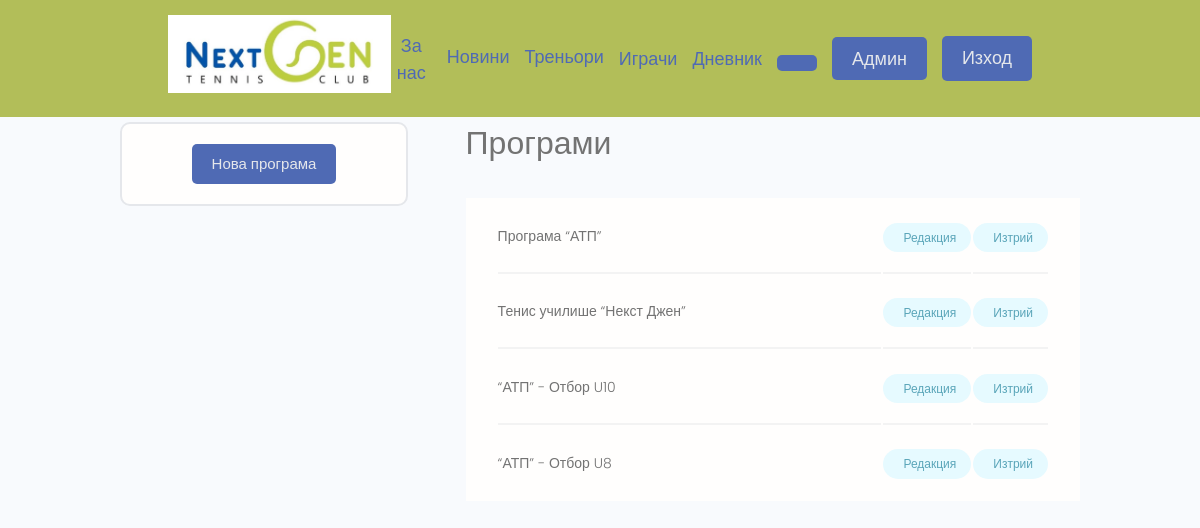
/programs/programs-admin (signed in), run on the app's committed database.
### programs/models.py (models this page shows)
class Program(models.Model):
    name = models.CharField(max_length =200)
    image = models.ImageField(null=True, blank=True, upload_to='programs', default="programs/default.jpg")
    description = models.TextField(null=True, blank=True)
    created = models.DateTimeField(auto_now_add=True)
    id = models.UUIDField(primary_key=True, default=uuid.uuid4, unique=True, editable=False)
    def __str__(self) -> str:
        return self.name
    class Meta:
        ordering = ['name']

### programs/views.py (the view)
# urls.py: path('programs-admin', views.programsAdmin, name='programs-admin'),
@login_required(login_url='login')
@user_passes_test(lambda u: u.is_staff)
def programsAdmin(request):
    programs = Program.objects.all
    context = {'programs' : programs}
    return render(request, 'programs/programs-admin.html', context)

### programs/templates/programs/programs-admin.html (shortened to what this page needs)
{% extends 'main.html' %}
{% block content %}
<div class="container">
    <div class="layout">
      <div class="column column--1of3">
        <div class="card text-center">
            <div class="card__body dev">
                <a class="btn btn--sub btn--md" href="{% url 'create-program' %}">Нова програма</a>
              </div>
        </div>
      </div>
      <div class="column column--2of3">
        <h3>Програми</h3>
        <table class="settings__table">
            {% for p in programs %}
            <tr>
            <td class="settings__tableInfo">
                <p>
                {{p}}
                </p>
            </td>
            <td class="settings__tableActions">
                <a class="tag tag--pill tag--main settings__btn" href="{% url 'edit-program' p.id %}">Редакция</a>
            </td>
            <td class="settings__tableActions">
                <a class="tag tag--pill tag--main settings__btn" href="{% url 'delete-program' p.id %}">Изтрий</a>
            </td>
            </tr>
            {% endfor %}
        </table>
      </div>
    </div>
</div>
{% endblock content %}

### static/styles/app.css (style rules this page uses)
:root { --color-sub: #b2be59; --color-menu: rgb(79, 106, 180); --color-message: rgb(66, 66, 66); }
.btn--sub { background-color: var(--color-menu); color: var(--color-light) !important; }
.card { border: 2px solid var(--color-light); }
.settings__table { margin-top: 3rem; margin-bottom: 5rem; padding: 0 3rem; background: var(--color-white); }
.settings__table tr { width: 100%; }
.settings__table tr > td { padding: 2rem 0; }
.settings__table tr:not(:last-child) td { border-bottom: 2px solid var(--color-white-light); }
.settings__tableInfo { width: 100%; }
.settings__tableInfo p { font-size: 1.4rem; }
.settings__tableActions { text-align: right; }

### static/slider/slider.css (style rules this page uses)
* { box-sizing:border-box }

### static/uikit/styles/modules/_variables.css (style rules this page uses)
:root { --color-main: #5aa5b9; --color-main-light: #e6faff; --color-sub: #3f4156; --color-sub-light: #51546e; --color-sub-lighter: #ededfd; --color-text: #737373; --color-gray: #8b8b8b; --color-light: #e5e7eb; --color-light-gray: #767676; --color-bg: #f8fafd; --color-white: #fffefd; --color-white-light: #f3f3f3; --color-success: #359e64; --color-success-bg: #def8e8; --color-error: #fc4b0b; --color-error-bg: #fff2ee; --font-base: 'Poppins', arial, helvetica, 'Segoe UI', roboto, ubuntu, sans-serif; --font-monospace: 'Fira Code', 'Courier New', courier, monospace; --font-regular: 300; --font-medium: 500; --font-bold: 700; --generic-shadow: 1px 1px 5px #00000010; --generic-transition: all 0.3s ease-in-out; }

### static/uikit/styles/modules/_base.css (style rules this page uses)
* { margin: 0; padding: 0; box-sizing: border-box; text-rendering: optimizeLegibility; color: inherit; font-size: inherit; }
html { font-size: 50%; }
@media only screen and (min-width: 480px) { html { font-size: 56.25%; } }
@media only screen and (min-width: 1200px) { html { font-size: 62.5%; } }
body { line-height: 1.6; font-weight: 400; font-size: 1.5rem; color: var(--color-text); background-color: var(--color-bg); min-height: 100vh; }

### static/uikit/styles/modules/_typography.css (style rules this page uses)
* { font-family: var(--font-base); }
h3 { font-size: 3.2rem; font-weight: var(--font-medium); }
p, span, strong { font-size: 1.6rem; color: var(--color-text); font-weight: var(--font-regular); }
a { padding-bottom: 2px; text-decoration: none; display: inline-block; color: var(--color-main); font-weight: var(--font-medium); }

### static/uikit/styles/modules/_utilities.css (style rules this page uses)
.container { width: 92%; max-width: 165rem; margin: 0 auto; box-sizing: border-box; }
@media screen and (min-width: 1000px) { .container { width: 90%; } }
@media screen and (min-width: 1200px) { .container { width: 80%; } }
.text-center { text-align: center; }

### static/uikit/styles/modules/_button.css (style rules this page uses)
.btn { display: inline-block; position: relative; cursor: pointer; background-color: var(--color-light); font-weight: var(--font-medium); color: var(--color-sub); text-decoration: none; padding: 1rem 2rem; border-radius: 0.5rem; border: none; width: -webkit-fit-content; width: -moz-fit-content; width: fit-content; height: -webkit-fit-content; height: -moz-fit-content; height: fit-content; font-size: 1.6rem; outline-width: 0; outline-color: transparent; -webkit-backface-visibility: hidden; backface-visibility: hidden; transition: all 0.3s ease-in-out; }
.btn--sub { background-color: var(--color-sub); color: var(--color-white); }
.btn--md { font-size: 1.5rem; padding: 0.8rem 2rem; }

### static/uikit/styles/modules/_card.css (style rules this page uses)
.card { border-radius: 1rem; background-color: var(--color-white); border: 1.5px solid var(--color-light); width: auto; height: auto; margin-top: 0.5rem; margin-bottom: 0.5rem; overflow: hidden; }
.card__body, .card__header { padding: 2rem 2.5rem; }

### static/uikit/styles/modules/_tag.css (style rules this page uses)
.tag { display: inline-flex; align-items: center; background-color: var(--color-sub); height: -webkit-fit-content; height: -moz-fit-content; height: fit-content; width: -webkit-fit-content; width: -moz-fit-content; width: fit-content; border-radius: 0.5rem; padding: 0.5rem 1.5rem; font-size: 1.2rem; cursor: pointer; }
.tag--pill { border-radius: 5rem; }
.tag--main, .tag--main > small { background: var(--color-main-light); color: var(--color-main); font-weight: 500; }

### static/uikit/styles/modules/_layout.css (style rules this page uses)
.layout { display: flex; flex-flow: row wrap; justify-content: space-between; }
.layout > .column { margin-bottom: 3rem; }
.layout > .column.column--1of3 { flex-basis: 30%; }
.layout > .column.column--2of3 { flex-basis: 64%; }

### data on the page
Program: name "Програма “АТП”"
Program: name "Тенис училише “Некст Джен”"
Program: name "“АТП” - Отбор U10"
Program: name "“АТП” - Отбор U8"
